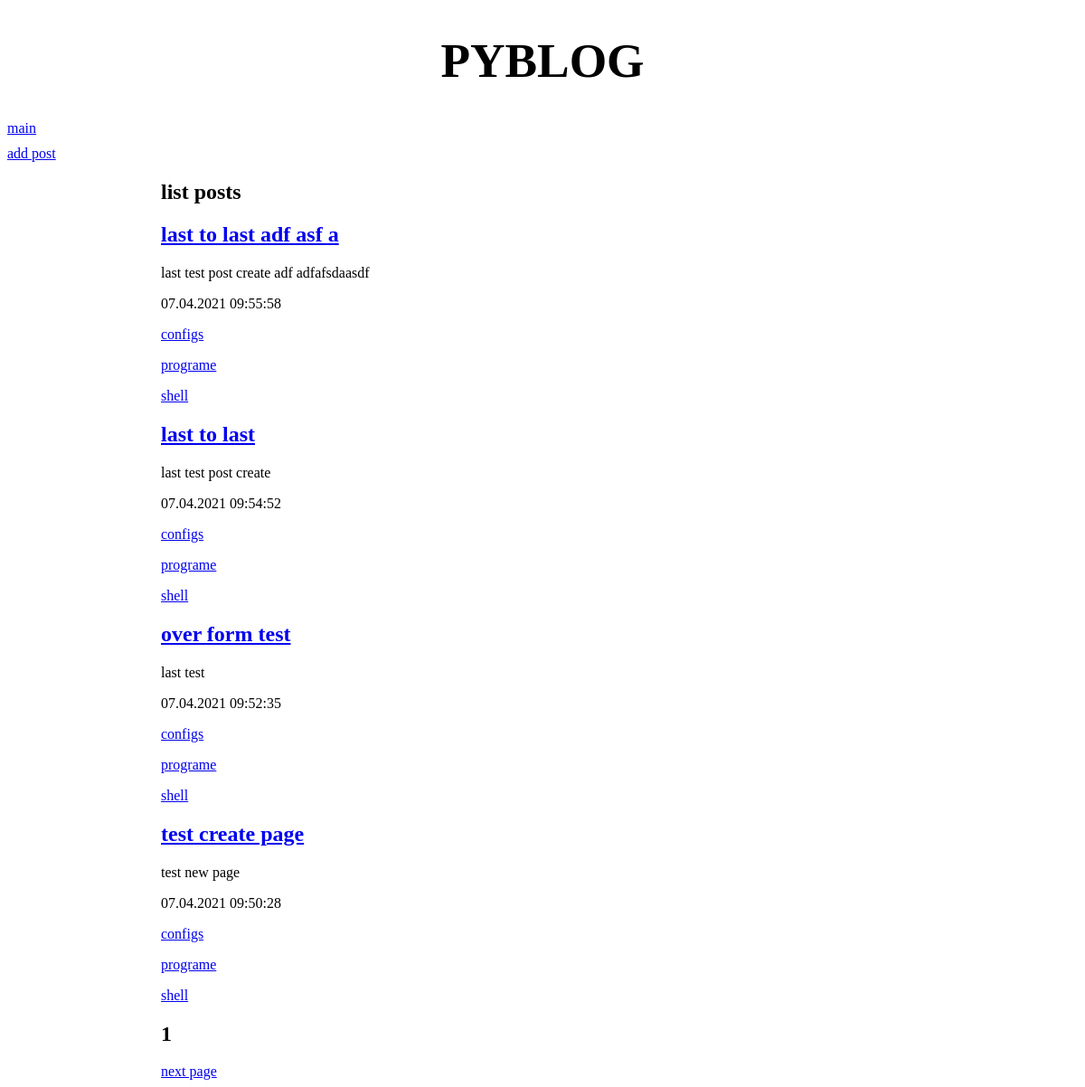
The page / on the database its author committed.
### blog/models.py (models this page shows, shortened)
class Post(models.Model):
    title = models.CharField(max_length = 50,verbose_name='sobject',blank=True)
    content = models.TextField(blank=True,null=True,verbose_name='text')
    published = models.DateTimeField(auto_now_add=True,db_index=True,verbose_name='date')
    tegs = models.ManyToManyField('Teg')
    class Meta:
        unique_together = ('title','content')   #unique title + contetn
        default_related_name = 'posts'          #include post_set
        verbose_name_plural = 'Posts'
        verbose_name = 'Post'
        ordering = ['-published']

class Teg(models.Model):
    name = models.CharField(max_length= 40,unique=True,
                            verbose_name = 'teg_name')
    class Meta:
        verbose_name_plural = 'tegs'
        verbose_name = 'teg'
        ordering = ['name']

### blog/views.py (the view)
# urls.py: path('',AllPostView.as_view(),name='main'),
class AllPostView(ListView):
    paginate_by = 4
    context_object_name = 'posts'
    model = Post    #all posts in object_list attr , template post_list.html

### blog/templates/blog/post_list.html (shortened to what this page needs)
{% extends "layout/basic.html" %}
{% block content %}
	<h2> list posts </h2>
	{% for post in posts %}
	<div>
				<h2><a href="{% url "postdetail" pk=post.pk %}">{{ post.title }}</a></h2>
				<p>{{ post.content }}</p>
				<p>{{ post.published|date:"d.m.Y H:i:s" }}</p>
				{% for teg in post.tegs.all %}
					<p><a href="{% url 'by_teg' teg.name %}">{{ teg.name }}</a></p>
				{% endfor %}
	</div>
	{% endfor %}
	<h2>{{ page_obj.number }} </h2>
	{% if page_obj.has_next %}
	<a href="?page={{ page_obj.next_page_number }}"> next page </a>
	{% endif %}
{% endblock %}

### rows shown on the page
Post: title "last to last adf asf a", content "last test post create adf adfafsdaasdf", published "07.04.2021 09:55:58"
Teg: name "configs"
Teg: name "programe"
Teg: name "shell"
Post: title "last to last", content "last test post create", published "07.04.2021 09:54:52"
Post: title "over form test", content "last test", published "07.04.2021 09:52:35"
Post: title "test create page", content "test new page", published "07.04.2021 09:50:28"

### other values the page prints
{{ page_obj.number }} "1"
